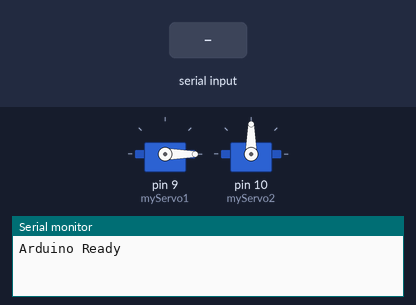
This sketch was run on a simulated Arduino Uno, built with avr-gcc and run on an emulated ATmega328P. On the bench: 2 × servo, the last lines printed to the serial monitor. The inputs (shaded band) are chosen by the test bench.

Above: at 1.2 s.
1.3 s: "1\n" received over Serial
At 3.4 s:
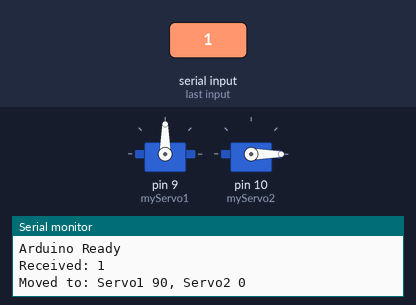
4.3 s: "0\n" received over Serial
At 5.2 s:
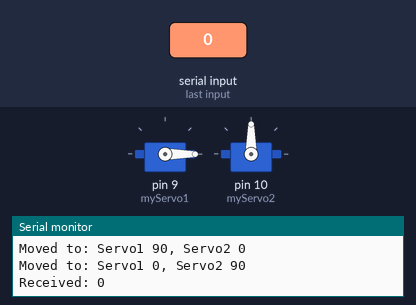
Timing chart, 0 to 7.3 s (numbered marks = the images above; inputs shaded):
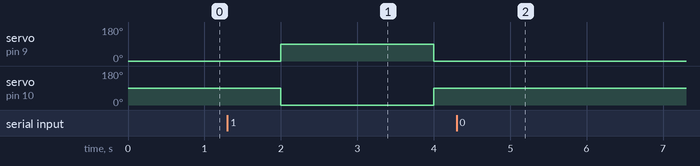

The sketch:

servo-two.ino
```cpp
#include <Servo.h>

Servo myServo1;
Servo myServo2;

bool faceDetected = false;
unsigned long lastToggleTime = 0;
int currentPos = 0;

void setup() {
  Serial.begin(9600);
  myServo1.attach(9);
  myServo2.attach(10);

  myServo1.write(0);
  myServo2.write(90);

  Serial.println("Arduino Ready");
}

void loop() {
  if (Serial.available()) {
    String input = Serial.readStringUntil('\n');
    input.trim();
    Serial.println("Received: " + input);

    if (input == "1") {
      faceDetected = true;
    } else if (input == "0") {
      faceDetected = false;
      myServo1.write(0);
      myServo2.write(90);
    }
  }

  if (faceDetected) {
    unsigned long now = millis();
    if (now - lastToggleTime >= 2000) {
      lastToggleTime = now;
      currentPos = (currentPos == 0) ? 90 : 0;
      myServo1.write(currentPos);
      myServo2.write(90 - currentPos);
      Serial.println("Moved to: Servo1 " + String(currentPos) + ", Servo2 " + String(90 - currentPos));
    }
  }
}
```

Measured:
- after the input at 1.3 s, servo on pin 9 (myServo1): 0° → 90° after 0.70 s, → 0° 2.0 s later; servo on pin 10 (myServo2): 90° → 0° after 0.70 s, → 90° 2.0 s later
- after the input at 4.3 s, servo on pin 9 (myServo1): stays 0° (without the input it goes to 90° after 1.7 s); servo on pin 10 (myServo2): stays 90° (without the input it goes to 0° after 1.7 s)
